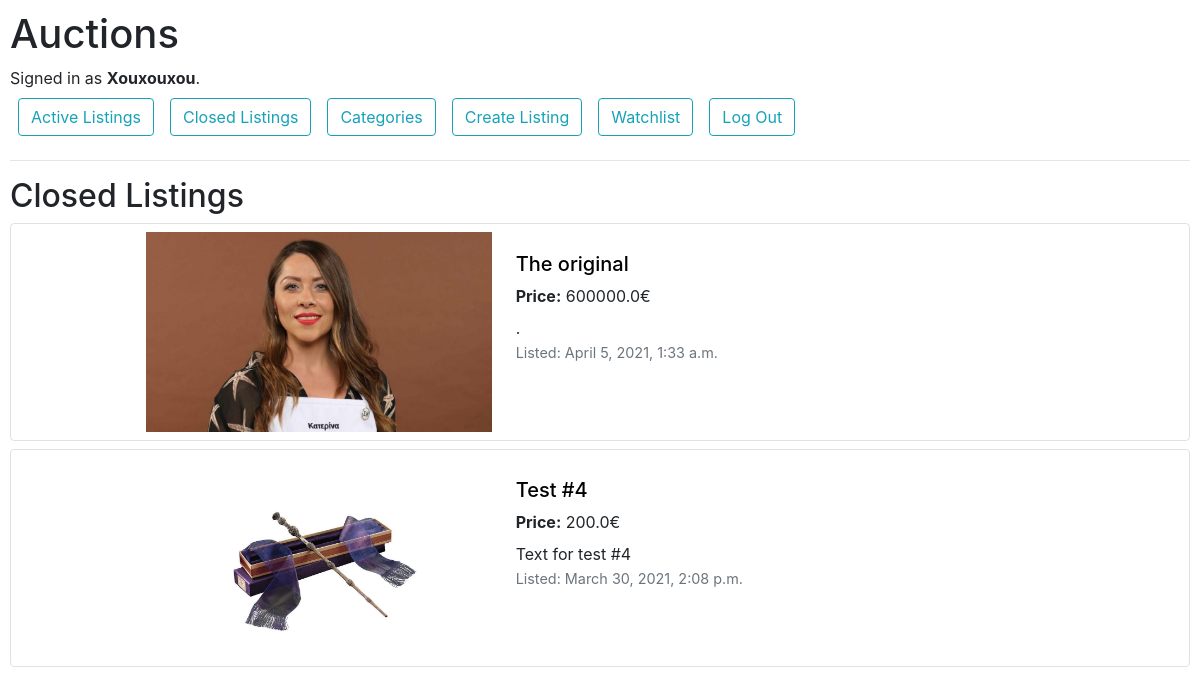
/closed_listings (signed in), run on the app's committed database.
### auctions/models.py (models this page shows, shortened)
class User(AbstractUser):
    pass

class Listing(models.Model):
    user = models.ForeignKey(User, related_name="owner", on_delete=models.CASCADE, null= True)
    title = models.CharField(max_length=150)
    category = models.ForeignKey(Category, related_name="kind", on_delete=models.CASCADE, null= True)
    listing = models.TextField(null=True)
    image = models.FileField(default='default.png')
    date = models.DateTimeField(null=True)
    active = models.BooleanField(default=True)
    watchlist = models.ManyToManyField(User, related_name="in_watchlist",blank=True)
    price = models.FloatField(
        default = 0,
        validators=[
            MinValueValidator(0)
        ]
    )
    class Meta:
        verbose_name = "Listing"
        verbose_name_plural = "Listings"
        ordering = ['-date']

### auctions/views.py (the view)
# urls.py: path("closed_listings", views.closed_listings, name='closed_listings'),
def closed_listings(request):
    return render(request, "auctions/index.html", {
        "listings": Listing.objects.filter(active=False),
        "operator": "close",
    })

### auctions/templates/auctions/index.html
{% extends "auctions/layout.html" %}
{% block body %}
    {%if listings%}
        {%if operator == "close"%}
            <h2>Closed Listings</h2>
        {%else%}
            <h2>Active Listings</h2>
        {%endif%}
        {%for listing in listings%}
        <div class="container-fluid mb-2 p-2 align-content-start border rounded ">
            <div class="row">
                    <div class="col col-lg-5 col-sm-12" style="text-align:center">
                        <a href="{% url 'listing_page' listing.id %}">
                            <img src="{{ listing.image.url }}" style="height:200px; width:600px; object-fit: contain;">
                        </a>
                    </div>
                    <div class="col col-lg-7 col-sm-12" style="margin-top:20px">
                            <h5><a href="{% url 'listing_page' listing.id %}" style="color:black; text-decoration:none;">{{listing.title}}</a></h5>
                            <div style="margin-bottom: 8px">
                            <strong>Price:</strong> {{ listing.price }}&euro;<br>
                            </div>
                            {{listing.listing}}<br>
                            <span class=" text-muted font-weight-normal" style="font-size:90%">
                                Listed: {{ listing.date }}
                                </span>
                    </div>
            </div>
        </div>
        {%endfor%}
    {%elif operator == "close"%}
        <h2>No closed listings</h2>
    {%elif operator == "watch"%}
        <h2>No listings in watchlist</h2>
    {%else%}
        <h2>No active listings</h2>
    {%endif%}
{% endblock %}

### auctions/templates/auctions/layout.html (shortened to what this page needs)
{% load static %}
<!DOCTYPE html>
<html lang="en">
    <head>
        <link rel="stylesheet" href="https://stackpath.bootstrapcdn.com/bootstrap/4.4.1/css/bootstrap.min.css">
        <link href="{% static 'auctions/styles.css' %}" rel="stylesheet">
    </head>
    <body>
        <h1>Auctions</h1>
        <div>
            {% if user.is_authenticated %}
                Signed in as <strong>{{ user.username }}</strong>.
            {% else %}
                Not signed in.
            {% endif %}
        </div>
        <ul class="nav">
            <li class="nav-item">
                <a class="btn btn btn-outline-info btn-md m-2" href="{% url 'index' %}">Active Listings</a>
            </li>
            <li class="nav-item">
                <a class="btn btn btn-outline-info btn-md m-2" href="{% url 'closed_listings' %}">Closed Listings</a>
            </li>
            <li class="nav-item">
                <a class="btn btn btn-outline-info btn-md m-2" href="{% url 'select_categories'%}">Categories</a>
            </li>
            {% if user.is_authenticated %}
                <li class="nav-item float-right">
                    <a class="btn btn-outline-info btn-md m-2" role="button" href="{% url 'create_listing' %}">Create Listing</a>
                </li>
                <li class="nav-item float-right">
                    <form action = "{% url 'watchlist' %}" method="POST">
                        <button type="submit" class="btn btn-outline-info btn-md m-2">Watchlist</button>
                    </form>
                </li>
                <li class="nav-item float-right">
                    <a class="btn btn-outline-info btn-md m-2" href="{% url 'logout' %}">Log Out</a>
                </li>
            {% endif %}
        </ul>
        <hr>
        {% block body %}
        {% endblock %}
    </body>
</html>

### auctions/static/auctions/styles.css (style rules this page uses)
body { padding: 10px; }

### data on the page
User: username "Xouxouxou"
Listing: image (picture), title "The original", price "600000.0", listing ".", date "April 5, 2021, 1:33 a.m."
Listing: image (picture), title "Test #4", price "200.0", listing "Text for test #4", date "March 30, 2021, 2:08 p.m."
